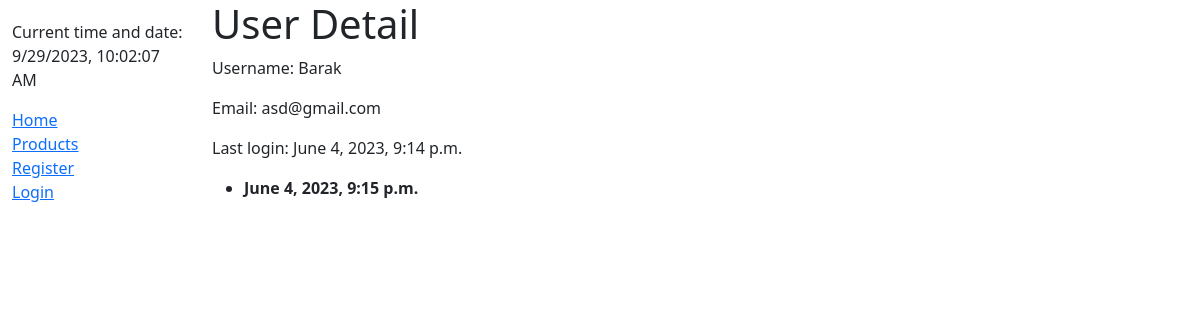
The app's page /client_list/client_detail/15/, older data.
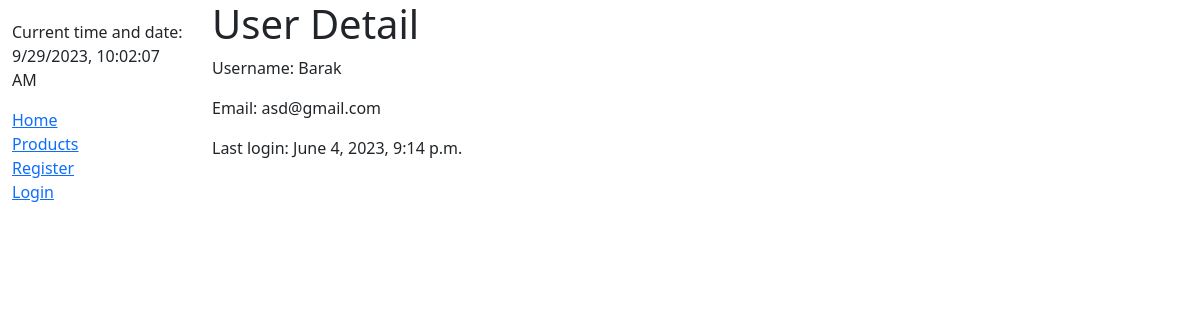
The same page, newer data.
### order/models.py (models this page shows, shortened)
class Order(models.Model):
    client = models.CharField(max_length=50, help_text='Enter name')
    created = models.DateTimeField(auto_now_add=True)

### client_list/views.py (the view)
# urls.py: path('client_detail/<int:client_id>/', views.client_detail, name='client_detail'),
def client_detail(request, client_id):
    usrs = User.objects.all()
    usr = usrs.filter(id=client_id).first()
    orders = Order.objects.filter(client=usr.username).prefetch_related('items')
    orders_list = [
        {
            'order': order.created,
            'order_items': [[item.product.title.__str__() + ' $' + item.price.__str__() + ', ' + item.quantity.__str__() + 'pc.'] for item in order.items.all()]
        }
        for order in orders
    ]
    a = 5
    return render(request, 'client_list/client_detail.html', {'usr': usr, 'ordrs': orders_list})

### cart/context_processors.py (called while the page is built)
def cart(request):
    return {'cart': Cart(request)}

### client_list/templates/client_list/client_detail.html (shortened to what this page needs)
{% extends "base.html" %}
{% block content %}
    <h1>User Detail</h1>
    <p>Username: {{ usr.username }}</p>
    <p>Email: {{ usr.email }}</p>
    <p>Last login: {{ usr.last_login }}</p>
    <ul>
        {% for item in ordrs %}
            <li>
            <strong>{{ item.order }}</strong>
            </li>
            <br>
        {% endfor %}
    </ul>
{% endblock %}

Row changes from the older to the newer data that the page shows:
removed Order: order "June 4, 2023, 9:15 p.m."
